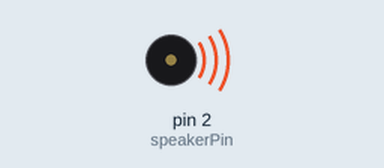
Recording of a sketch running on a simulated Arduino Uno, built with avr-gcc and run on an emulated ATmega328P. On the bench: buzzer (waves = sounding).

Above: at 0.2 s.
At 12.19 s:
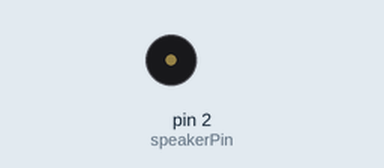
Timing chart, 0 to 15.0 s (numbered marks = the images above):
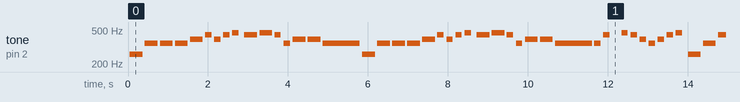

The sketch:

Christmas_Tunes.ino
```cpp
int speakerPin = 2;
int tempo = 150;

//Christmas (bleeper) Tunes Nov 14, 2010 Arduino Forum Post
//http://forum.arduino.cc/index.php?topic=1390.0 by CowJam

//Comment out the song you don't want, uncomment the song you do.

//Ding Dong Merrily on High
//int length = 73;
//char notes[] = "ggagsed deggsgg ggagsed deggsgg DCbCDbCbabCabagabgagsgasgsesgeseddeggsgg "; // a space represents a rest
//int beats[] = { 2,2,1,1,1,1,4,2,2,2,2,2,2,4,2,2,2,2,1,1,1,1,4,2,2,2,2,2,2,4,2,2,3,1,1,1,1,1,3,1,1,1,1,1,3,1,1,1,1,1,3,1,1,1,1,1,3,1,1,1,1,1,3,1,2,2,2,2,2,2,4,2,2 };

//God Rest Ye Merry Gentlemen
//int length = 69;
//char notes[] = "ddaagfedcdefga ddaagfedcdefga avgavCDagfdefgfgavaagfedfedgfgavCDagfed";
//int beats[] = { 2,2,2,2,2,2,2,2,2,2,2,2,2,4,2,2,2,2,2,2,2,2,2,2,2,2,2,2,4,2,2,2,2,2,2,2,2,2,2,2,2,2,2,4,2,2,4,2,2,2,2,2,2,4,1,1,2,4,2,2,2,2,2,2,2,2,2,2,8 };

//O Little Town of Bethlehem
int length = 71;
char notes[] = "cfffgagavCavafggfcfffgagavCavafggffaCDCvagfgavCcfagfccfffgagavCavafggf ";
int beats[] = { 2,2,2,2,2,1,1,1,1,2,2,2,1,1,2,2,6,2,2,2,2,2,1,1,1,1,2,2,2,1,1,2,2,6,1,1,3,1,1,1,1,1,1,1,1,1,2,2,2,2,2,2,4,4,2,2,2,2,1,1,1,1,2,2,2,1,1,2,2,6,2 };

//While Shephards Watched
//int length = 29;
//char notes[] = "faagfvvagaCCbCaDCvagfeagffef ";
//int beats[] = { 2,3,1,2,2,2,2,2,2,2,2,2,2,6,2,3,1,2,2,2,2,2,2,2,2,2,2,6,2 };

//In The Bleak Midwinter
//int length = 51;
//char notes[] = "aavCagfgagdgavCaggfgagff vavCDDaaCagfecavCagfgagff ";
//int beats[] = { 2,3,1,2,2,4,4,3,1,2,2,8,3,1,2,2,3,1,4,2,2,3,1,6,2,3,1,2,2,2,2,2,2,2,2,2,2,6,2,2,2,2,2,4,4,2,2,3,1,8,8};

//Hark The Herald
//int length = 77;
//char notes[] = "cffefaagCCCvagacffefaagCffeedcCCCfvaagCCCfvaagDDDCvavgavCffgaDDDCvavgavCffgf ";
//int beats[] = {2,2,3,1,2,2,2,2,2,2,3,1,2,2,4,2,2,3,1,2,2,2,2,2,2,3,1,2,2,4,2,2,2,2,2,2,2,2,2,2,2,2,2,2,2,2,2,2,2,2,2,2,4,2,1,1,3,1,2,2,4,3,1,2,2,2,2,4,2,1,1,3,1,2,2,4,8};

//O Come all Ye Faithful
//int length = 64;
//char notes[] = "ggdgadbabCbaggsesgabsedd DCbCbabgasedggsgagdbbabCbabCbagsgCbagg ";
//int beats[] = { 2,4,2,2,4,4,2,2,2,2,4,2,2,4,2,2,2,2,2,2,4,3,1,6,2,4,2,2,4,4,2,2,2,2,3,1,2,2,2,2,2,2,4,2,2,2,2,2,2,4,2,2,2,2,2,2,4,2,2,4,3,1,6,8 };

//O Come O Come Emmanuel
//int length = 63;
//char notes[] = "egbbbaCbagabgegasedeaaeesgsedgabbbaCbag DD bb baCdagabgegasede ";
//int beats[] = { 2,2,2,2,2,2,2,2,2,6,2,2,2,2,2,2,2,2,2,6,2,2,2,2,2,4,2,2,6,2,2,2,2,2,2,2,2,2,4,2,2,4,2,2,4,2,2,2,2,2,2,6,2,2,2,2,2,2,2,2,2,8,8 };

void playTone(int tone, int duration) {
  for (long i = 0; i < duration * 1000L; i += tone * 2) {
    digitalWrite(speakerPin, HIGH);
    delayMicroseconds(tone);
    digitalWrite(speakerPin, LOW);
    delayMicroseconds(tone);
  }
}

void playNote(char note, int duration) {
  char names[] = { 'c', 'd', 'e', 'f', 's', 'g', 'a', 'v', 'b', 'C', 'D', 'E' };
int tones[] = { 1915, 1700, 1519, 1432, 1352, 1275, 1136, 1073, 1014, 956, 852, 758 };
  // play the tone corresponding to the note name
  for (int i = 0; i < 8; i++) {
    if (names[i] == note) {
      playTone(tones[i], duration);
    }
  }
}

void setup() {
  pinMode(speakerPin, OUTPUT);
}

void loop() {
  for (int i = 0; i < length; i++) {
    if (notes[i] == ' ') {
      delay(beats[i] * tempo); // rest
    } else {
      playNote(notes[i], beats[i] * tempo);
    }

    // pause between notes
    delay(tempo / 2);
  }
}
```

Measured:
- by itself, tone on pin 2 (speakerPin): plays 261 Hz for 0.32 s, 348 Hz for 0.32 s, 348 Hz for 0.32 s, 348 Hz for 0.32 s, 391 Hz for 0.32 s, 439 Hz for 0.16 s … (359 notes in this stretch)
